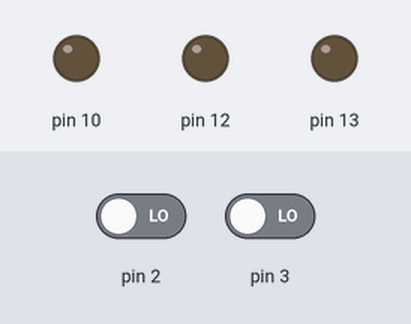
Bench run of a sketch on a simulated Arduino Uno, built with avr-gcc and run on an emulated ATmega328P. Parts: output pins drawn as LEDs (lit = HIGH). Inputs (shaded band) come from the test bench; at power-on: pin 2 LOW, pin 3 LOW.

Above: at 1.2 s.
1.3 s: pin 2 driven HIGH
At 1.8 s:
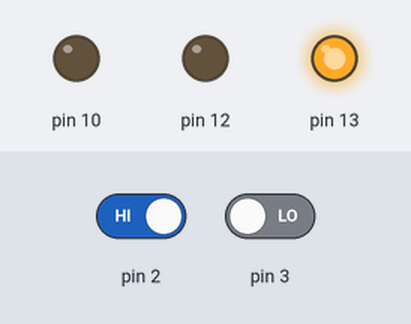
2.8 s: pin 2 driven LOW
At 4.0 s:
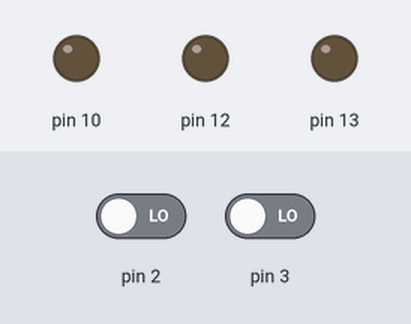
4.3 s: pin 3 driven HIGH
At 5.2 s:
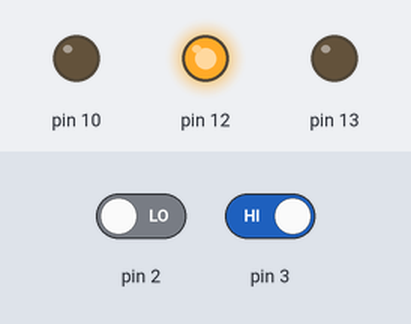
5.8 s: pin 3 driven LOW
At 6.4 s:
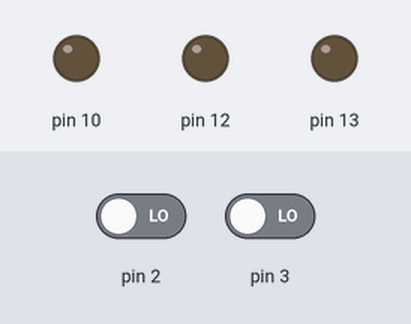
Timing chart, 0 to 8.3 s (numbered marks = the images above; inputs shaded):
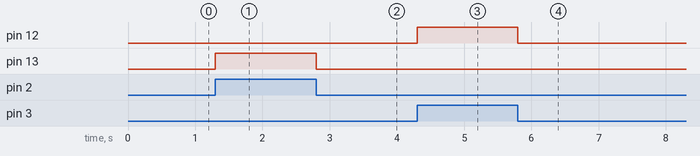

The sketch:

clock_and_anti.ino
```cpp
void setup() {
  // put your setup code here, to run once:
pinMode(13,OUTPUT);
pinMode(12,OUTPUT);
pinMode(10,OUTPUT);
pinMode(3,INPUT);
pinMode(2,INPUT);
}

void loop() {
  // put your main code here, to run repeatedly:
int data1=digitalRead(2);
int data2=digitalRead(3);
if(data1==HIGH && data2==LOW)
{
  digitalWrite(13,HIGH);
  digitalWrite(12,LOW);

}
else if(data2==HIGH && data1==LOW)
{
  digitalWrite(12,HIGH);
 digitalWrite(13,LOW);

}
else {
  digitalWrite(12,LOW);
  digitalWrite(13,LOW);

}


}
```

Measured:
- after the input at 1.3 s, pin 13: LOW → HIGH at once
- after the input at 2.8 s, pin 13: HIGH → LOW at once
- after the input at 4.3 s, pin 12: LOW → HIGH at once
- after the input at 5.8 s, pin 12: HIGH → LOW at once
